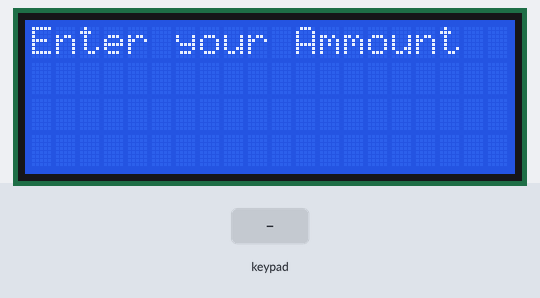
The sketch below on a simulated Arduino Uno, built with avr-gcc and run on an emulated ATmega328P. Shown: 20×4 character LCD. The inputs (shaded band) are chosen by the test bench.

Above: at 2.2 s.
2.3 s: keypad keys 0 0 0 0 * pressed 0.4 s apart
At 2.53 s:
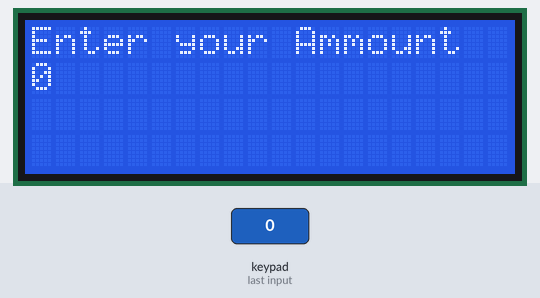
5.8 s: key '1' pressed
At 6.7 s:
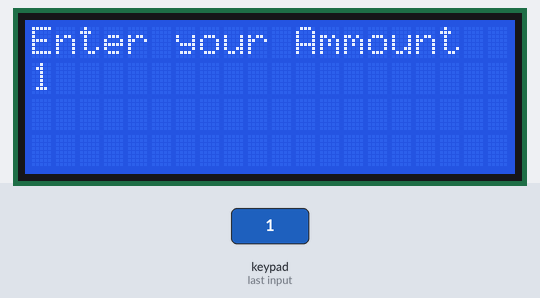
7.3 s: key '2' pressed
At 8.1 s:
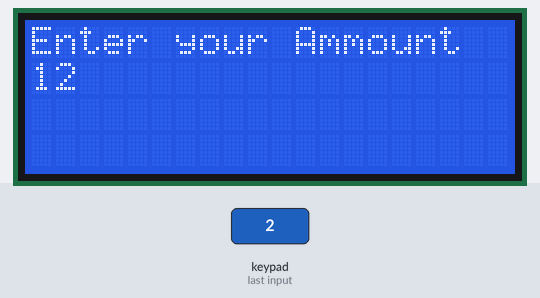
8.8 s: keypad keys 0 0 0 0 pressed 0.4 s apart
At 10.9 s:
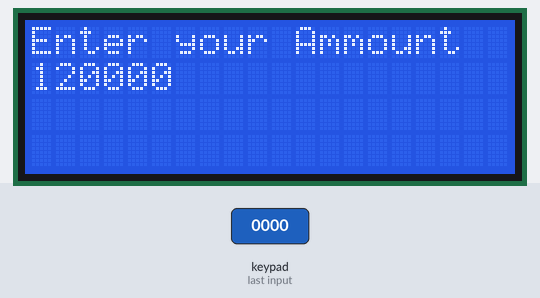
Timing chart, 0 to 12.4 s (numbered marks = the images above; inputs shaded):
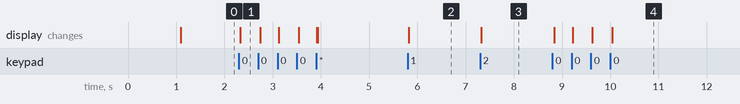

The sketch:

keypad_test.ino
```cpp
#include <Keypad.h>
#include <Wire.h>
#include <LiquidCrystal_I2C.h>
LiquidCrystal_I2C lcd(0x27,20,4);
String code;
const byte ROWS = 4;
const byte COLS = 3;
String password = "0000";
char key;
char keys[ROWS][COLS] = {
  {'1','2','3'},
  {'4','5','6'},
  {'7','8','9'},
  {'*','0','#'}
};
//------------------------------------------------------------
byte rowPins[ROWS] = {4,3 ,2 ,8};
byte colPins[COLS] = {5,6 ,7};
Keypad keypad = Keypad( makeKeymap(keys), rowPins, colPins, ROWS, COLS );
void setup() {
  lcd.init();
  lcd.backlight();
  lcd.setCursor(0, 0);
  lcd.print("Keypad");
  lcd.setCursor(0, 1);
  lcd.print("Test");
  delay(1000);
  lcd.clear();
}
void loop() {
  lcd.setCursor(0,0);
  lcd.print("Enter your Ammount");
  lcd.setCursor(0,1);
  lcd.print(code);
  readKeypad();
  if (key == '#')
  {
   //do something you want in your project
  }
  if (key == '*') {
     code = "";
     lcd.clear();
    //clear display button
  }

}
void readKeypad() {
  key = keypad.getKey();
  if (key != '#' && key != '*' )
  {
    String buton=String(key);
    code+=buton;
  }
}
```

Measured:
- after the input at 2.3 s, the display: changes at once (image 1)
- after the input at 5.8 s, the display: changes at once (image 2)
- after the input at 7.3 s, the display: changes at once (image 3)
- after the input at 8.8 s, the display: first changes at once (image 4 shows a later state)
